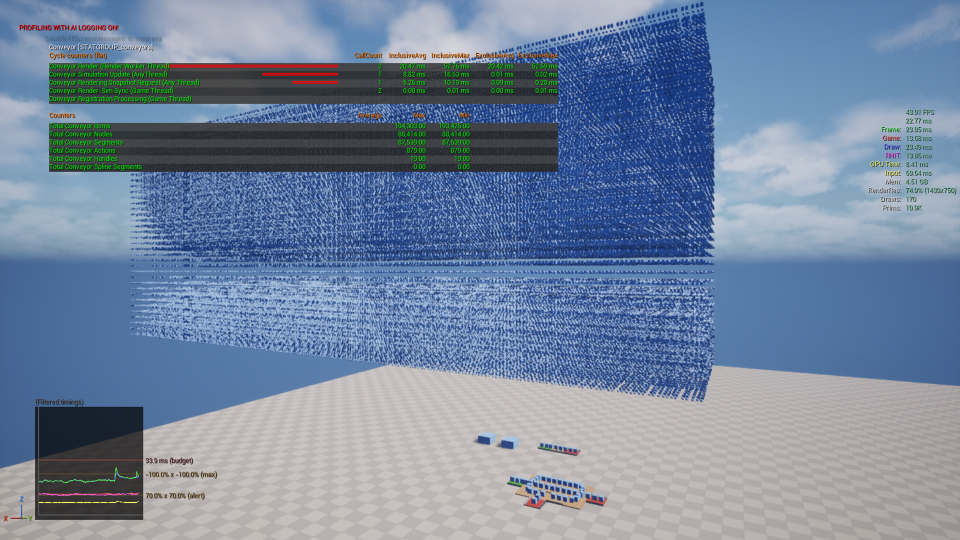
#> input picture assets/images/fab/screenshots_raw/stress_test.png, 1920 x 1080 px (shown at 1/2 size); its folder holds only this picture in this run
$ python bannerize.py
#> lines starting #> are read from the running program, lines starting #| are printed output that depends on the picture
import os
import json
import random
from PIL import Image, ImageDraw, ImageFont

# ================= CONFIGURATION =================
# DIRECTORIES
INPUT_FOLDER = 'screenshots_raw'
OUTPUT_FOLDER = 'screenshots_labeled'
CACHE_FILE = 'labels_cache.json'   # Where we store your inputs

# VISUAL SETTINGS
POSITION = 'top_right'             # Options: 'top_right', 'top_left', 'bottom_right', 'bottom_left'
SLANT_FACTOR = 0.5                 # How slanted is the edge? (0.0 = box, 1.0 = 45 degrees)
VERTICAL_MARGIN_PERCENT = 0.05     # Move banner away from the edge (5% of image height)

# FILE SIZE SETTINGS
MAX_FILE_SIZE_BYTES = 3 * 1024 * 1024 # 3MB limit

# COLORS
TEXT_COLOR = (17, 17, 22)          # Dark void color (#111116)
# BANNER_COLOR is now randomized per image

# DIMENSIONS
BANNER_HEIGHT_PERCENT = 0.08       # Minimum Banner height (8% of image height)
FONT_SIZE_PERCENT = 0.65           # Text size relative to the base banner height
MAX_TEXT_WIDTH_PERCENT = 0.75      # Wrap text if wider than 75% of image width
PADDING_X = 60                     # Horizontal padding inside the banner
PADDING_Y_FACTOR = 0.2             # Vertical padding factor (relative to banner height)

# FONT (Optional)
CUSTOM_FONT_PATH = "Orbitron-Regular.ttf"
# =================================================

def get_font(size):
    if CUSTOM_FONT_PATH and os.path.exists(CUSTOM_FONT_PATH):
        return ImageFont.truetype(CUSTOM_FONT_PATH, size)
    else:
        try:
            return ImageFont.truetype("arial.ttf", size)
        except:
            return ImageFont.load_default()

def wrap_text(text, font, max_width):
    """Breaks text into multiple lines if it exceeds max_width."""
    lines = []
    words = text.split()
    current_line = []

    for word in words:
        test_line = ' '.join(current_line + [word])
        bbox = font.getbbox(test_line)
        w = bbox[2] - bbox[0]

        if w <= max_width:
            current_line.append(word)
        else:
            if current_line:
                lines.append(' '.join(current_line))
                current_line = [word]
            else:
                # Word is longer than line, just add it
                lines.append(word)
                current_line = []

    if current_line:
        lines.append(' '.join(current_line))

    return '\n'.join(lines)

def generate_pleasing_color():
    """Generates a random pastel color that is easy on the eyes."""
    # We restrict values to the upper range (160-255) to ensure lightness
    # This guarantees contrast with the dark text.
    r = random.randint(160, 255)
    g = random.randint(160, 255)
    b = random.randint(160, 255)
    return (r, g, b)

def process_images():
    # 1. Setup
    if not os.path.exists(INPUT_FOLDER):
        os.makedirs(INPUT_FOLDER)
        print(f"I created '{INPUT_FOLDER}'. Place your screenshots there, Master.")
        return

    if not os.path.exists(OUTPUT_FOLDER):
        os.makedirs(OUTPUT_FOLDER)

    # 2. Load Cache
    label_cache = {}
    if os.path.exists(CACHE_FILE):
        try:
            with open(CACHE_FILE, 'r') as f:
#> (reads assets/images/fab/labels_cache.json from the repository)
                label_cache = json.load(f)
            print(f"Loaded {len(label_cache)} cached labels from {CACHE_FILE}.")
        except Exception as e:
            print(f"Warning: Could not load cache: {e}")

    # 3. Find Images
    supported_formats = ('.png', '.jpg', '.jpeg', '.bmp')
    images = [f for f in os.listdir(INPUT_FOLDER) if f.lower().endswith(supported_formats)]

    if not images:
        print("No images found in the input folder.")
        return

    print("---------------------------------------------------------------")
    count = 0

    for filename in images:
        filepath = os.path.join(INPUT_FOLDER, filename)
        user_text = ""

        # --- GET TEXT (Cache vs Input) ---
        if filename in label_cache:
            user_text = label_cache[filename]
            print(f"[{filename}] Using cached label: '{user_text}'")
        else:
            print(f"\nProcessing: {filename}")
            user_text = input("Label? (Enter to skip): ").strip()

            if user_text:
                # Update Cache immediately
                label_cache[filename] = user_text
                with open(CACHE_FILE, 'w') as f:
                    json.dump(label_cache, f, indent=4)

        if not user_text:
            print(f"Skipping {filename}...")
            continue

        try:
            with Image.open(filepath).convert("RGBA") as img:
#> img is the input picture: PIL image 1920x1080 RGBA; mean R, G, B, A 115.9, 133.8, 158.7, 255
                width, height = img.size
#> width = 1920; height = 1080
                draw = ImageDraw.Draw(img)

                # --- CALCULATE GEOMETRY ---
                # Base sizes
                base_banner_h = int(height * BANNER_HEIGHT_PERCENT)
#> base_banner_h = 86
                font_size = int(base_banner_h * FONT_SIZE_PERCENT)
#> font_size = 55
                slant_w = int(base_banner_h * SLANT_FACTOR)
#> slant_w = 43
                margin_y = int(height * VERTICAL_MARGIN_PERCENT)
#> margin_y = 54

                # Load Font
                font = get_font(font_size)

                # Wrap Text
                max_w_px = int(width * MAX_TEXT_WIDTH_PERCENT)
#> max_w_px = 1440
                wrapped_text = wrap_text(user_text, font, max_w_px)
#> wrapped_text = 'Stress tested to its limit!'

                # Measure Multiline Text
                bbox = draw.multiline_textbbox((0, 0), wrapped_text, font=font, align='left')
#> bbox = (0, 13, 725, 56)
                text_w = bbox[2] - bbox[0]
#> text_w = 725
                text_h = bbox[3] - bbox[1]
#> text_h = 43

                # Determine Banner Height based on text content
                padding_y = int(base_banner_h * PADDING_Y_FACTOR)
#> padding_y = 17
                banner_h = text_h + (padding_y * 2)
#> banner_h = 77

                # Ensure banner is at least the minimum base height
                if banner_h < base_banner_h:
                    banner_h = base_banner_h
#> banner_h = 86

                # Recalculate slant width based on new height (optional, keeps proportion)
                slant_w = int(banner_h * SLANT_FACTOR)

                # Total Banner Width
                banner_w = text_w + (PADDING_X * 2) + slant_w
#> banner_w = 888

                # Generate Color
                banner_color = generate_pleasing_color()

                # Determine Coordinates (Trapezoid Logic) with Vertical Margin
                points = []
                text_pos = (0, 0)

                if POSITION == 'top_right':
                    # Apply margin_y to Y coordinates
                    p1 = (width - banner_w + slant_w, margin_y)
#> p1 = (1075, 54)
                    p2 = (width, margin_y)
#> p2 = (1920, 54)
                    p3 = (width, margin_y + banner_h)
#> p3 = (1920, 140)
                    p4 = (width - banner_w, margin_y + banner_h)
#> p4 = (1032, 140)
                    points = [p1, p2, p3, p4]
#> points = [(1075, 54), (1920, 54), (1920, 140), (1032, 140)]

                    text_x = width - PADDING_X - text_w
#> text_x = 1135
                    text_y = margin_y + (banner_h - text_h) / 2 - bbox[1] # Center vertically
#> text_y = 62.5
                    text_pos = (text_x, text_y)
#> text_pos = (1135, 62.5)

                elif POSITION == 'top_left':
                    p1 = (0, margin_y)
                    p2 = (banner_w - slant_w, margin_y)
                    p3 = (banner_w, margin_y + banner_h)
                    p4 = (0, margin_y + banner_h)
                    points = [p1, p2, p3, p4]

                    text_x = PADDING_X
                    text_y = margin_y + (banner_h - text_h) / 2 - bbox[1]
                    text_pos = (text_x, text_y)

                elif POSITION == 'bottom_right':
                    # Shift UP from bottom by margin_y
                    y_top = height - banner_h - margin_y
                    y_bottom = height - margin_y

                    p1 = (width - banner_w, y_top)
                    p2 = (width, y_top)
                    p3 = (width, y_bottom)
                    p4 = (width - banner_w + slant_w, y_bottom)
                    points = [p1, p2, p3, p4]

                    text_x = width - PADDING_X - text_w - (slant_w / 2)
                    text_y = y_top + (banner_h - text_h) / 2 - bbox[1]
                    text_pos = (text_x, text_y)

                elif POSITION == 'bottom_left':
                    y_top = height - banner_h - margin_y
                    y_bottom = height - margin_y

                    p1 = (0, y_top)
                    p2 = (banner_w, y_top)
                    p3 = (banner_w - slant_w, y_bottom)
                    p4 = (0, y_bottom)
                    points = [p1, p2, p3, p4]

                    text_x = PADDING_X
                    text_y = y_top + (banner_h - text_h) / 2 - bbox[1]
                    text_pos = (text_x, text_y)

                # --- DRAW ---
                draw.polygon(points, fill=banner_color)

                # Draw Text (support multiline)
                draw.multiline_text(text_pos, wrapped_text, font=font, fill=TEXT_COLOR, align='left')

                # --- SAVE AND COMPRESS ---
                # Strategy: Save RGB. If > 3MB, convert to JPG and reduce quality until it fits.
                output_path = os.path.join(OUTPUT_FOLDER, filename)
                final_img = img.convert("RGB")
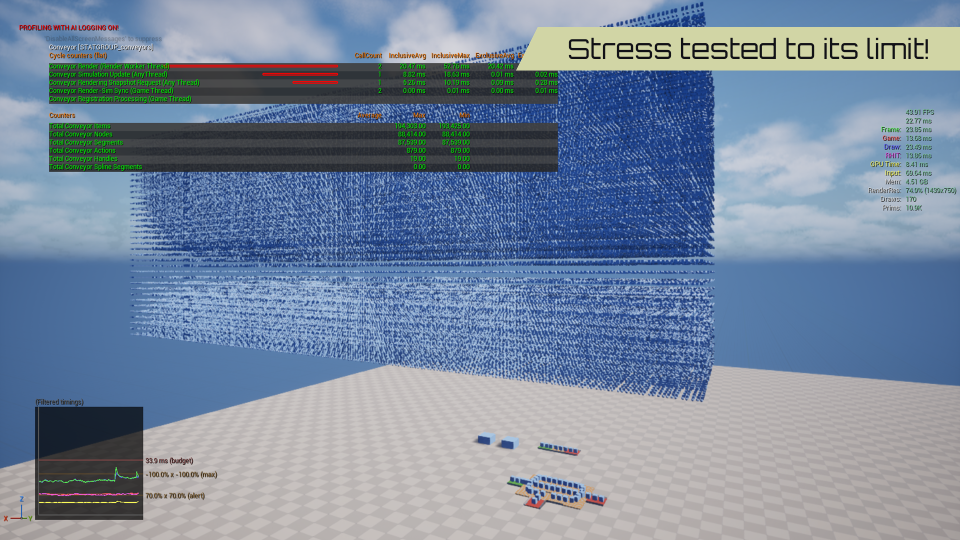
#> final_img: PIL image 1920x1080 RGB (shown at 1/2 size); mean R, G, B 119.6, 136.3, 158.1
                final_img.save(output_path)

                file_size = os.path.getsize(output_path)

                if file_size > MAX_FILE_SIZE_BYTES:
                    print(f" -> [WARNING] Size {file_size/1024/1024:.2f}MB exceeds 3MB. Compressing...")

                    # If original was PNG, we must switch to JPG to get compression
                    if output_path.lower().endswith('.png'):
                        os.remove(output_path) # Delete the heavy PNG
                        output_path = os.path.splitext(output_path)[0] + '.jpg'
                        print(f" -> Converting to JPEG: {output_path}")

                    # Iterative Compression Loop
                    quality = 95
                    while quality > 10:
                        final_img.save(output_path, "JPEG", quality=quality)
                        current_size = os.path.getsize(output_path)
                        if current_size <= MAX_FILE_SIZE_BYTES:
                            print(f" -> [COMPRESSED] Saved at Q={quality} ({current_size/1024/1024:.2f}MB)")
                            break
                        quality -= 10
                    else:
                        print(f" -> [FAILURE] Could not compress below 3MB even at Q=10.")
                else:
                    print(f" -> Saved: {output_path} ({file_size/1024/1024:.2f}MB)")

                count += 1

        except Exception as e:
            print(f"[ERROR] {filename}: {e}")

    print(f"\nJob done. {count} images labeled.")

if __name__ == "__main__":
    process_images()
